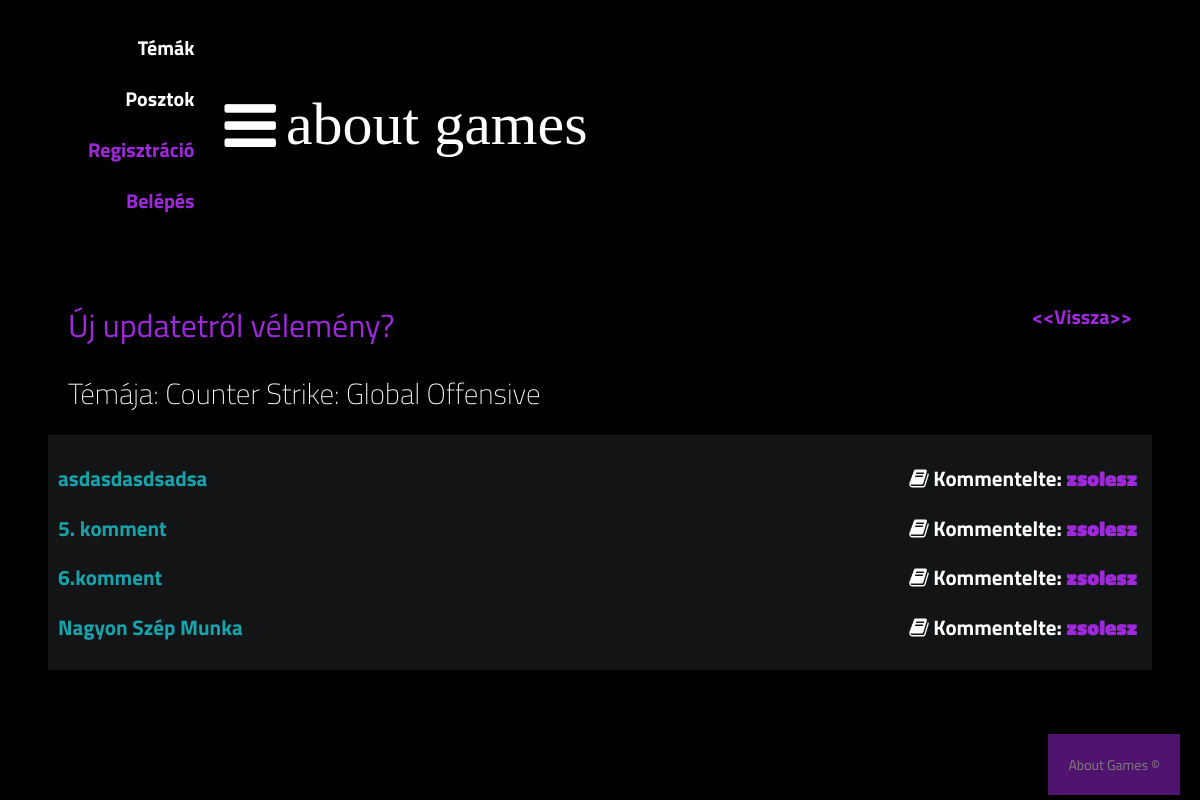
Screenshot of /Zarodolgozat_program/public/functions/defined_post.php?post=1 with the database file from the repository.
### tables this page shows
CREATE TABLE `forums` (
  `forum_id` int(11) NOT NULL,
  `topic_id` int(11) NOT NULL,
  `user_id` int(11) NOT NULL,
  `posts` varchar(500) NOT NULL,
  `create_time` datetime DEFAULT NULL,
  `removed_post` datetime DEFAULT NULL
);

CREATE TABLE `topics` (
  `topic_id` int(11) NOT NULL,
  `forum_type` varchar(150) NOT NULL
);

CREATE TABLE `forum_comments` (
  `comment_id` int(11) NOT NULL,
  `forum_id` int(11) NOT NULL,
  `user_id` int(11) DEFAULT NULL,
  `comment` varchar(500) NOT NULL DEFAULT '',
  `deleted` datetime DEFAULT NULL
);

CREATE TABLE `user` (
  `user_id` int(11) NOT NULL,
  `user_name` varchar(100) NOT NULL,
  `user_password` varchar(150) NOT NULL,
  `user_email` varchar(200) NOT NULL,
  `user_description` varchar(400) NOT NULL DEFAULT '',
  `removed` datetime DEFAULT NULL,
  `web_admin` int(11) NOT NULL
);

### Zarodolgozat_program/public/functions/defined_post.php (the view, shortened to what this page needs)
<?php require_once "../pdo.php";
include "../layout/header.php";
$stmt_poszt = $db->prepare("SELECT * FROM forums INNER JOIN user ON forums.user_id = user.user_id INNER JOIN topics ON forums.topic_id = topics.topic_id WHERE forums.forum_id = :forumid");
$stmt_poszt->bindValue("forumid", $_GET['post']);
$stmt_poszt->execute();
$poszt = $stmt_poszt->fetch();
$stmt_felhasznalo = $db->prepare("SELECT * FROM user INNER JOIN forum_comments ON user.user_id = forum_comments.user_id WHERE forum_comments.forum_id = :forumid");
$stmt_felhasznalo->bindValue("forumid", $_GET['post']);
$stmt_felhasznalo->execute();
$felhasznalok = $stmt_felhasznalo->fetchAll();
?>
</header>
<div class="container">
    <div class="navigate">
        <h1 style="text-align: left; font-size: 32px;">
            <span style="color: #9d29db; margin-left: 20px;"><?= $poszt['posts'] ?></span>
            <a href="../posts.php" style="float: right; margin-right: 20px; color: #9d29db; font-size: 20px"><strong><<</strong>Vissza<strong>>></strong></a>
        </h1>
        <span style="font-size: 29px; margin-left: 20px">Témája: <?= $poszt['forum_type'] ?></span>
    </div>
    <div class="body">
        <div class="content">
            <?php for($x = 0; $x<count($felhasznalok); $x++):?>
                <?php if(isset($felhasznalok[$x]['comment']) && $felhasznalok[$x]['deleted'] == null):?>
                    <h2>
                        <span style="color: #17A3AC"><?= $felhasznalok[$x]['comment'] ?></span>&nbsp;&nbsp;&nbsp;
                        <span style="float: right">
                            <i class="fa fa-book"></i> Kommentelte:
                            <a href="/functions/user_show.php?user_id=<?= $felhasznalok[$x]['user_id']?>"><?= $felhasznalok[$x]['user_name'] ?></a>&nbsp;
                        </span>
                    </h2>
                <?php endif;?>
            <?php endfor; ?>
        </div>
    </div>
</div>
<?php include "../layout/footer.php" ?>

### Zarodolgozat_program/public/css/styles.css (style rules this page uses)
* { box-sizing: border-box; }
html { font-size: 14px; font-family: 'Titillium Web', sans-serif; background-color:rgb(0,0,0); color:#FEFEFE; }
a { color:#9d29db; font-weight: bolder; text-decoration: none; }
h1 { font-size:16px; font-weight: bolder; }
.container { margin: 20px; padding: 20px; }
.navigate { margin-block: 20px; font-weight: lighter; font-size: 24px; }
.navigate a { color: #fff; }
.content { flex: 80%; }
.body { display: flex; background-color: #131415; padding: 10px; margin-top: 5px; }

### rows the page displays
forums: posts "Új updatetről vélemény?", topic.forum_type "Counter Strike: Global Offensive"
forum_comments: comment "asdasdasdsadsa", user.user_name "zsolesz"
forum_comments: comment "5. komment", user.user_name "zsolesz"
forum_comments: comment "6.komment", user.user_name "zsolesz"
forum_comments: comment "Nagyon Szép Munka", user.user_name "zsolesz"
